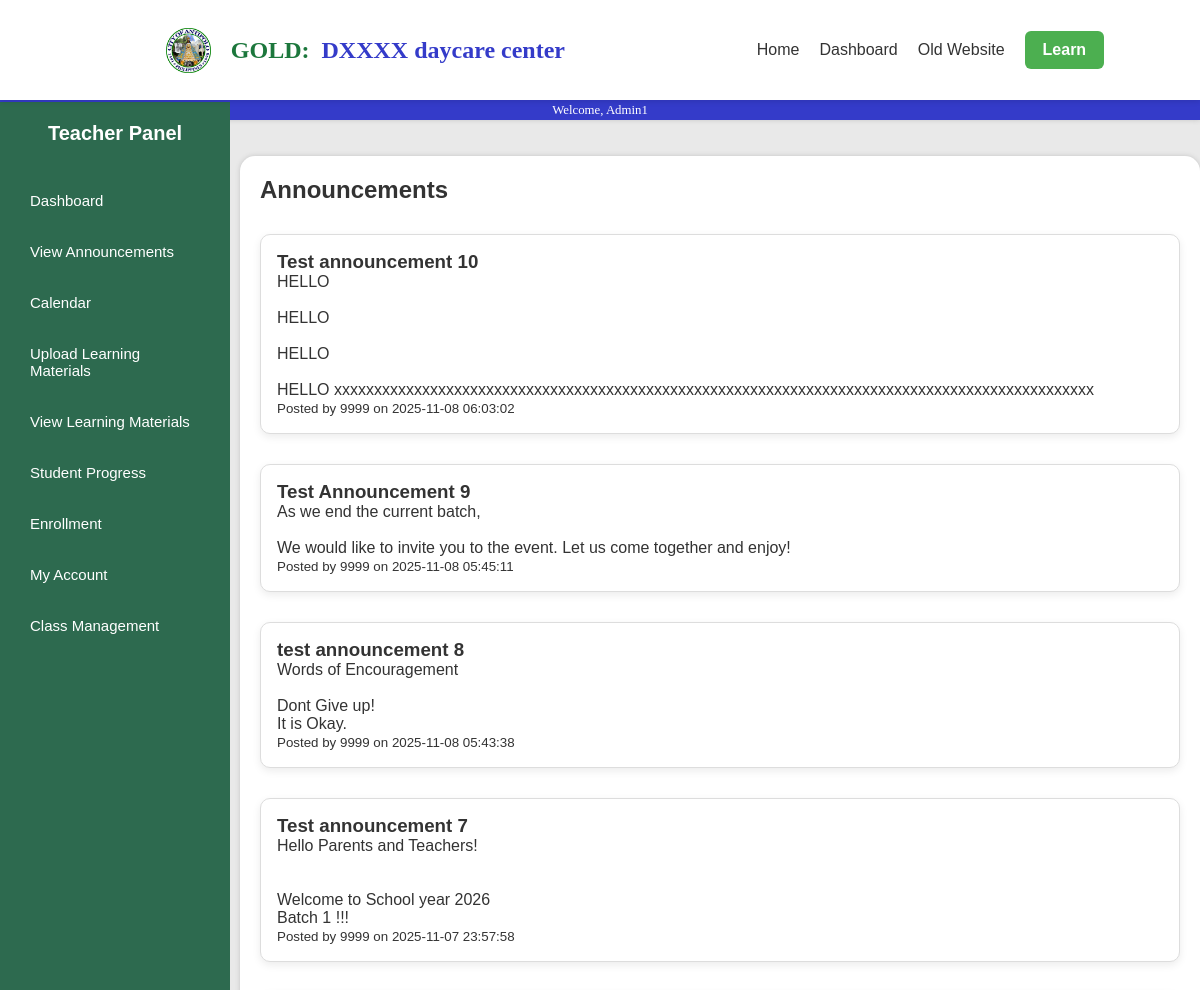
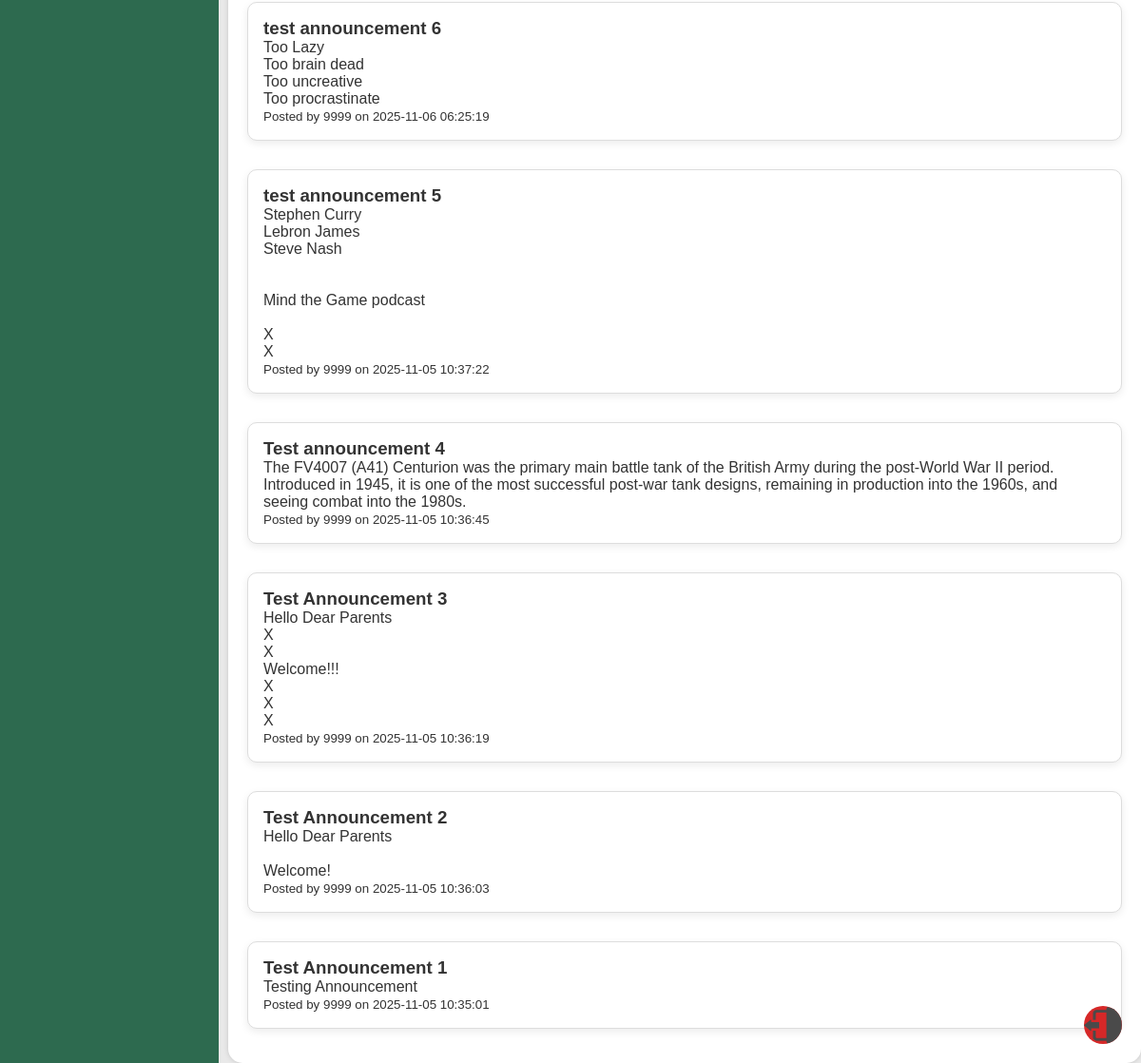
The page /announcements_feed2.php (signed in) on the database its author committed (2 pictures, top to bottom).
### tables this page shows
CREATE TABLE `announcements` (
  `id` int(11) NOT NULL,
  `title` varchar(255) NOT NULL,
  `content` text NOT NULL,
  `posted_by` int(11) NOT NULL,
  `posted_at` timestamp NULL DEFAULT current_timestamp()
);

CREATE TABLE `users` (
  `id` int(11) NOT NULL,
  `username` varchar(30) NOT NULL,
  `pwd` varchar(255) NOT NULL,
  `email` varchar(100) NOT NULL,
  `created_at` date NOT NULL DEFAULT curtime(),
  `role` enum('parent','teacher','admin') NOT NULL DEFAULT 'parent',
  `first_name` varchar(80) DEFAULT NULL,
  `last_name` varchar(80) DEFAULT NULL,
  `phone` varchar(18) DEFAULT NULL,
  `updated_at` timestamp NULL DEFAULT current_timestamp() ON UPDATE current_timestamp(),
  `is_active` tinyint(1) DEFAULT 1,
  `status` enum('active','inactive') DEFAULT 'active'
);

### announcements_feed2.php (the view, shortened to what this page needs)
<?php
$conn = new mysqli("localhost", "root", "", "myfirstdatabase");
$query = "SELECT a.title, a.content, a.posted_at, u.username AS posted_by
          FROM announcements a
          JOIN users u ON a.posted_by = u.id
          ORDER BY a.posted_at DESC";
$result = $conn->query($query);
$announcements = [];
while ($row = $result->fetch_assoc()) {
    $announcements[] = $row;
}
?>
<!DOCTYPE html>
<html>
<head>
    <link rel="stylesheet" href="css/style1.css">
    <link rel="stylesheet" href="css2/dashboard.css">
</head>
<body>
    <div class="Topbar">
        <div class="TopbarLeft">
            <img class="Antipolo" src="pictures/ANTIPOLO.png">
            <h1 class="TopbarTitle1">GOLD: &nbsp; </h1>
            <h1 class="TopbarTitle2">DXXXX daycare center</h1>
        </div>
        <div class="TopbarRight">
            <nav class="navbar">
                <ul>
                    <li><a href="home1.php">Home</a></li>
                    <li><a href="dashboard3.php">Dashboard</a></li>
                    <li><a href="extra.php">Old Website</a></li>
                </ul>
            </nav>
            <a href="learning.html" class="cta-btn">Learn</a>
        </div>
    </div>
    <div class="Topbarline">
        <p class="TopbarLineText">Welcome, <?php echo $_SESSION['username']; ?></p>
    </div>
    <?php include('includes/teacher_sidebar.php'); ?>
    <div class="Home_container">
        <div class="Home_content">
            <h2>Announcements</h2>
            <?php if (empty($announcements)): ?>
                <p>No announcements yet.</p>
            <?php else: ?>
                <?php foreach ($announcements as $ann): ?>
                    <div class="announcement">
                        <h3><?php echo htmlspecialchars($ann['title']); ?></h3>
                        <p><?php echo nl2br(htmlspecialchars($ann['content'])); ?></p>
                        <small>Posted by <?php echo htmlspecialchars($ann['posted_by']); ?> on <?php echo $ann['posted_at']; ?></small>
                    </div>
                <?php endforeach; ?>
            <?php endif; ?>
        </div>
    </div>
    <img src="pictures/LOicon.png" alt="Logout" class="logout" onclick="confirmLogout()">
</body>
</html>

### css/style1.css (style rules this page uses)
* { margin: 0; padding: 0; box-sizing: border-box; }
body { font-family: 'Poppins', sans-serif; background: #f4f8f5; color: #333; }
.logout { background: #d62828; margin-top: auto; text-align: center; }
.announcement { background: white; margin-top: 30px; padding: 20px; border-radius: 10px; box-shadow: 0 3px 8px rgba(0,0,0,0.08); }

### css2/dashboard.css (style rules this page uses)
Body { background-color: #e9e9e9; margin: 0; font-family: Arial, sans-serif; }
.Topbar { display: flex; align-items: center; justify-content: space-around; width: 100%; height: 100px; background-color: #ffffff; padding-left: 50px; position: sticky; top: 0; z-index: 1000; box-shadow: 0px 2px 5px rgba(0,0,0,0.1); }
.Topbarline { height: 20px; width: 100%; background-color: #343bc9; box-shadow: 0px 0px 5px #c4c4c4; display: flex; align-items: center; justify-content: center; }
.TopbarLineText { font-family: Calibri; color: #ffffff; font-size: 80%; }
.TopbarTitle1 { font-size: 150%; font-family: Calibri; color: #1c773c; }
.TopbarTitle2 { font-size: 150%; font-family: Calibri; color: #343bc9; }
.TopbarLeft, .TopbarRight { display: flex; align-items: center; }
.Antipolo { margin: 20px; height: 45px; width: 45px; }
.Home_content { margin: 10px; padding: 10px; transition: margin-left 0.3s ease; }
.Home_container { border-radius: 15px; margin: 0 auto; margin-top: 3%; flex: 1; display: flex; flex-direction: column; Width: 80%; height: auto; background-color: #FFFFFF; box-shadow: 0px 0px 5px #c4c4c4; }
.navbar ul { list-style: none; display: flex; gap: 20px; }
.navbar a { text-decoration: none; color: #333; font-weight: 500; transition: color 0.3s ease; }
.cta-btn { background-color: #4caf50; color: #fff; padding: 10px 18px; border-radius: 6px; font-weight: 600; text-decoration: none; transition: background-color 0.3s ease; margin-left: 20px; }
.logout { position: fixed; bottom: 20px; right: 20px; width: 40px; height: 40px; border-radius: 50%; transition: filter 0.3s ease; cursor: pointer; }

### announcements_feed2.php (style rules this page uses)
.announcement { border: 1px solid #ddd; padding: 1rem; margin-bottom: 1rem; }
.Home_container { margin-left: 240px; }

### rows shown on the page
announcements: title "Test announcement 10", content "HELLO HELLO HELLO HELLO xxxxxxxxxxxxxxxxxxxxxxxxxxxxxxxxxxxxxxxxxxxxxxxxxxxxxxxxxxxxxxxxxxxxxxxxxxxxxxxxxxxxxxxxxxxxxxx", posted_by.username "9999", posted_at "2025-11-08 06:03:02"
announcements: title "Test Announcement 9", content "As we end the current batch, We would like to invite you to the event. Let us come together and enjoy!", posted_by.username "9999", posted_at "2025-11-08 05:45:11"
announcements: title "test announcement 8", content "Words of Encouragement Dont Give up! It is Okay.", posted_by.username "9999", posted_at "2025-11-08 05:43:38"
announcements: title "Test announcement 7", content "Hello Parents and Teachers! Welcome to School year 2026 Batch 1 !!!", posted_by.username "9999", posted_at "2025-11-07 23:57:58"
announcements: title "test announcement 6", content "Too Lazy Too brain dead Too uncreative Too procrastinate", posted_by.username "9999", posted_at "2025-11-06 06:25:19"
announcements: title "test announcement 5", content "Stephen Curry Lebron James Steve Nash Mind the Game podcast X X", posted_by.username "9999", posted_at "2025-11-05 10:37:22"
announcements: title "Test announcement 4", content "The FV4007 (A41) Centurion was the primary main battle tank of the British Army during the post-World War II period. Introduced in 1945, it is one of the most successful post-war tank designs, remaining in production into the 1960s, and seeing combat into the 1980s.", posted_by.username "9999", posted_at "2025-11-05 10:36:45"
announcements: title "Test Announcement 3", content "Hello Dear Parents X X Welcome!!! X X X", posted_by.username "9999", posted_at "2025-11-05 10:36:19"
announcements: title "Test Announcement 2", content "Hello Dear Parents Welcome!", posted_by.username "9999", posted_at "2025-11-05 10:36:03"
announcements: title "Test Announcement 1", content "Testing Announcement", posted_by.username "9999", posted_at "2025-11-05 10:35:01"

### other values the page prints
$_SESSION['username'] "Admin1"
